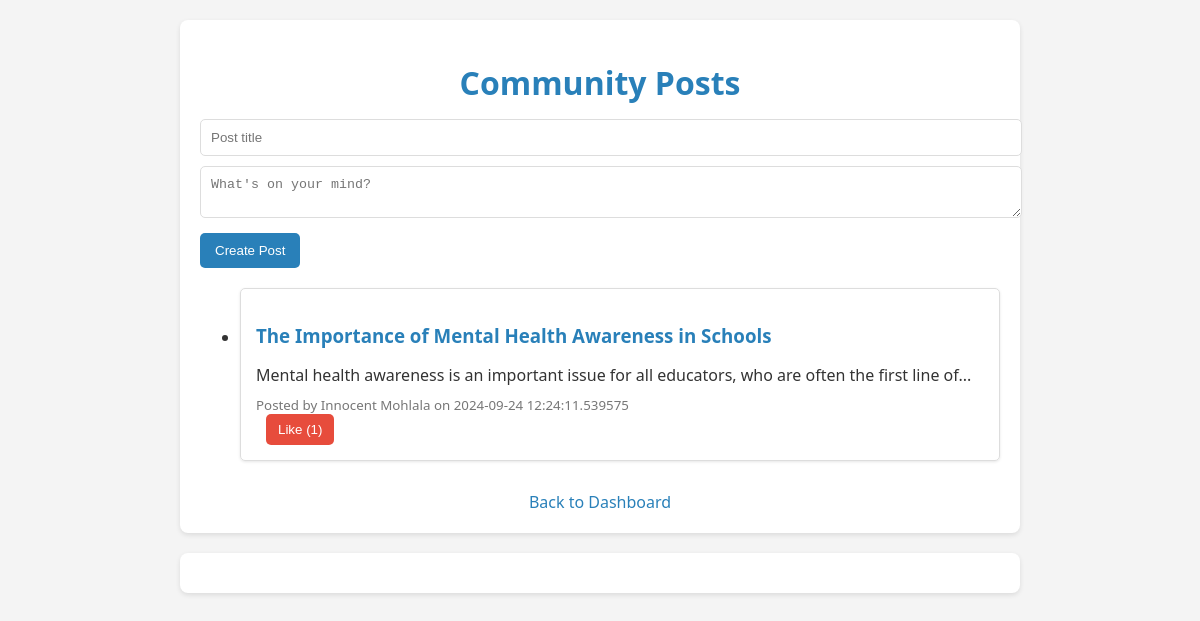
/community (signed in), run on the app's committed database.
### app.py (models this page shows)
class Post(db.Model):
    id = db.Column(db.Integer, primary_key=True)
    title = db.Column(db.String(150), nullable=False)
    content = db.Column(db.String(1000), nullable=False)
    date_posted = db.Column(db.DateTime, default=datetime.utcnow)
    user_id = db.Column(db.Integer, db.ForeignKey('user.id'), nullable=False)
    comments = db.relationship('Comment', back_populates='post', cascade='all, delete-orphan')
    user = db.relationship('User', backref='posts')

class User(UserMixin, db.Model):
    id = db.Column(db.Integer, primary_key=True)
    name = db.Column(db.String(150))
    email = db.Column(db.String(150), unique=True)
    password = db.Column(db.String(150))
    school_name = db.Column(db.String(100), nullable=False)
    student_number = db.Column(db.String(50), nullable=False)
    role = db.Column(db.String(10), nullable=False, default='student')  # either 'student' or 'doctor'
    doctor_profile = db.relationship('DoctorProfile', backref='user_profile', uselist=False)

### app.py (the view, shortened to what this page needs)
@app.route('/community', methods=['GET', 'POST'])
@login_required
def community():
    posts = Post.query.order_by(Post.date_posted.desc()).all()
    return render_template('community.html', posts=posts)

### app.py (called while the page is built)
@login_manager.user_loader
def load_user(user_id):
    return User.query.get(int(user_id))

### templates/community.html (shortened to what this page needs)
<!DOCTYPE html>
<html lang="en">
<head>
    <link rel="stylesheet" href="{{ url_for('static', filename='css/community.css') }}">
</head>
<body>
    <div class="container">
        <h1>Community Posts</h1>
        <form action="{{ url_for('community') }}" method="POST">
            <input type="text" name="title" placeholder="Post title" required><br>
            <textarea name="content" placeholder="What's on your mind?" required></textarea><br>
            <button type="submit">Create Post</button>
        </form>
        <ul class="post-list">
            {% for post in posts %}
            <li>
                <h3>{{ post.title }}</h3>
                <p>{{ post.content | truncate(100) }}</p>
                <small>Posted by {{ post.user.name }} on {{ post.date_posted }}</small>
                <form action="{{ url_for('like_post', post_id=post.id) }}" method="POST" style="display:inline;">
                    <button type="submit">Like ({{ post.likes|length }})</button>
                </form>
            </li>
            {% endfor %}
        </ul>
        <a href="{{ url_for('dashboard') }}" class="back-btn">Back to Dashboard</a>
    </div>
    <div class="container">
    </div>
</body>
</html>

### static/css/community.css (style rules this page uses)
body { font-family: 'Segoe UI', Tahoma, Geneva, Verdana, sans-serif; margin: 0; padding: 0; background-color: #f4f4f4; color: #333; }
.container { max-width: 800px; margin: 20px auto; background-color: #fff; box-shadow: 0 2px 5px rgba(0, 0, 0, 0.1); border-radius: 8px; padding: 20px; }
h1 { margin-bottom: 15px; color: #2980b9; text-align: center; }
p, li { margin-bottom: 10px; }
form { margin-bottom: 20px; }
input[type="text"], textarea { width: 100%; padding: 10px; margin-bottom: 10px; border: 1px solid #ddd; border-radius: 5px; }
button[type="submit"] { background-color: #2980b9; color: white; padding: 10px 15px; border: none; border-radius: 5px; cursor: pointer; }
.post-list li { border: 1px solid #ddd; padding: 15px; margin-bottom: 20px; border-radius: 5px; box-shadow: 0 1px 3px rgba(0, 0, 0, 0.1); }
.post-list h3 { margin-bottom: 5px; color: #2980b9; }
.post-list small { display: block; margin-top: 10px; color: #777; }
.back-btn { display: block; text-align: center; margin-top: 30px; color: #2980b9; text-decoration: none; }

### data on the page
Post: title "The Importance of Mental Health Awareness in Schools", content "Mental health awareness is an important issue for all educators, who are often the first line of...", user.name "Innocent Mohlala", date_posted "2024-09-24 12:24:11.539575", likes|length "1"
